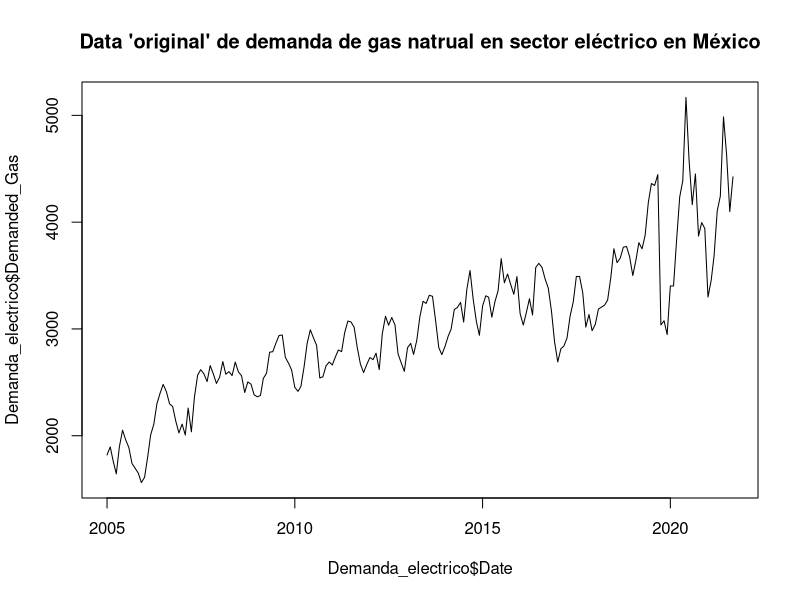
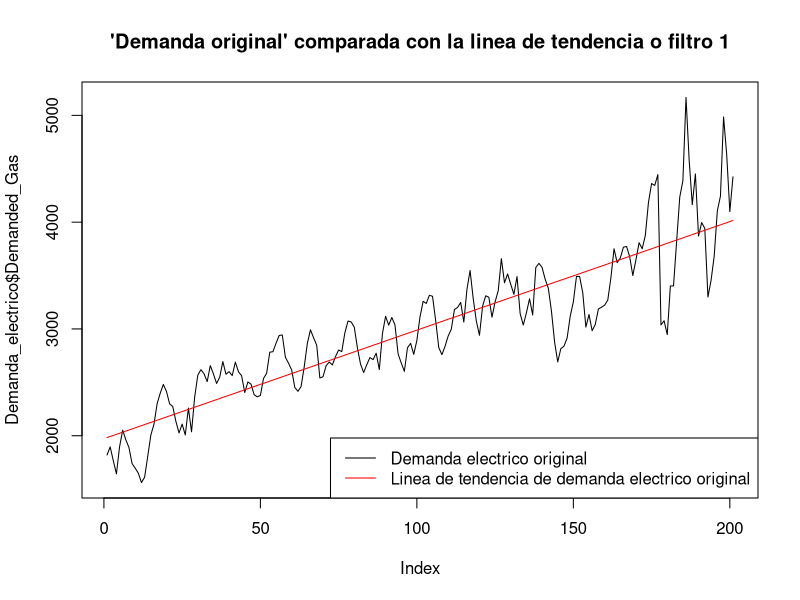
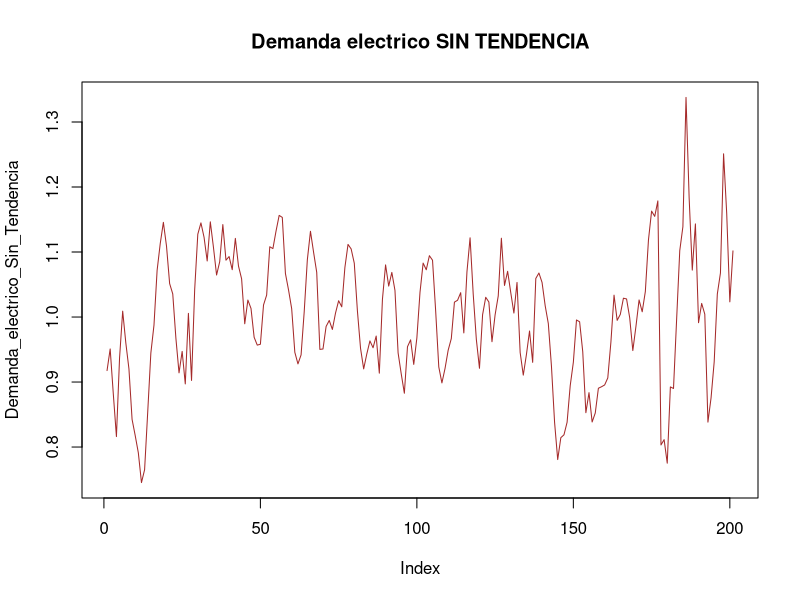
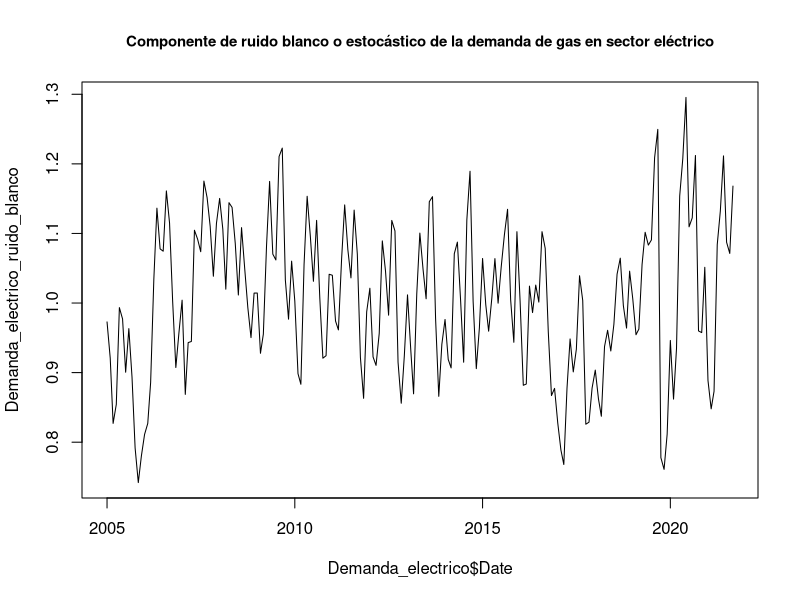
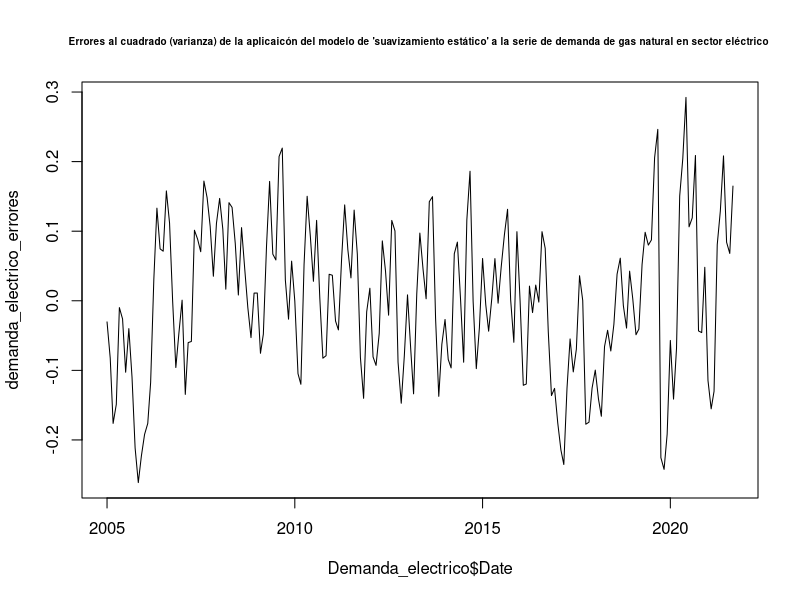

Write the R code that produced these figures, in order. (Note: this script raises an error after producing the figures.)
## ---- chunk 1
knitr::opts_chunk$set(echo = TRUE)
## ---- chunk 2
install.packages("readxl")

library("readxl")
## ---- chunk 3

Demanda_electrico <-read_excel("Demanda_electrico_2022_full1_pp.xlsx")
## ---- chunk 4
head(Demanda_electrico)
summary(Demanda_electrico)
typeof(Demanda_electrico)
dim(Demanda_electrico)
## ---- chunk 5
plot(Demanda_electrico$Date, Demanda_electrico$Demanded_Gas, type = "l", main="Data 'original' de demanda de gas natrual en sector eléctrico en México")
## ---- chunk 6

Electrico_Demanded_gas_line<-lm(Demanded_Gas~Date, data=Demanda_electrico)

Electrico_Demanded_gas_line


## ---- chunk 7
Electrico_Demanded_gas_line_aplicada <- predict(Electrico_Demanded_gas_line, newdata = data.frame(Date = Demanda_electrico$Date))

head(Electrico_Demanded_gas_line_aplicada)

## ---- chunk 8

plot(Demanda_electrico$Demanded_Gas, type = "l", main = "'Demanda original' comparada con la linea de tendencia o filtro 1")

lines(Electrico_Demanded_gas_line_aplicada, col = "red")


legend("bottomright", legend = c("Demanda electrico original", "Linea de tendencia de demanda electrico original"), 
       col = c("black", "red"), lty = 1)


## ---- chunk 9
Demanda_electrico_Sin_Tendencia<-Demanda_electrico$Demanded_Gas/Electrico_Demanded_gas_line_aplicada

plot(Demanda_electrico_Sin_Tendencia, type="l", main="Demanda electrico SIN TENDENCIA", col='brown')
head(Demanda_electrico_Sin_Tendencia)
## ---- chunk 10
# Generate indices for T1, T2, T3, and T4
# Define the indices for each subset
T1_indices <- c(seq(1, 3), seq(13, 15), seq(25, 27), seq(37, 39), seq(49, 51), seq(61, 63), seq(73, 75), seq(85, 87), seq(97, 99), seq(109, 111), seq(121, 123), seq(133, 135), seq(145, 147), seq(157, 159), seq(169, 171), seq(181, 183), seq(193, 195))


T2_indices <- c(seq(4, 6), seq(16, 18), seq(28, 30), seq(40, 42), seq(52, 54), seq(64, 66), seq(76, 78), seq(88, 90), seq(100, 102), seq(112, 114), seq(124, 126), seq(136, 138), seq(148, 150), seq(160, 162), seq(172, 174), seq(184, 186), seq(196, 198))

T3_indices <- c(seq(7, 9), seq(19, 21), seq(31, 33), seq(43, 45), seq(55, 57), seq(67, 69), seq(79, 81), seq(91, 93), seq(103, 105), seq(115, 117), seq(127, 129), seq(139, 141), seq(151, 153), seq(163, 165), seq(175, 177), seq(187, 189), seq(199, 201))

T4_indices <- c(seq(10, 12), seq(22, 24), seq(34, 36), seq(46, 48), seq(58, 60), seq(70, 72), seq(82, 84), seq(94, 96), seq(106, 108), seq(118, 120), seq(130, 132), seq(142, 144), seq(154, 156), seq(166, 168), seq(178, 180), seq(190, 192), seq(202, 204))


# Create the subsets
T1 <- Demanda_electrico_Sin_Tendencia[T1_indices]
head(T1)
T2 <- Demanda_electrico_Sin_Tendencia[T2_indices]
head(T2)
T3 <- Demanda_electrico_Sin_Tendencia[T3_indices]
head(T3)
T4 <- Demanda_electrico_Sin_Tendencia[T4_indices]
head(T4)



## ---- chunk 11

FE1_electrico<-mean(T1)/mean(Demanda_electrico_Sin_Tendencia)
FE1_electrico

FE2_electrico<-mean(T2)/mean(Demanda_electrico_Sin_Tendencia)
FE2_electrico

FE3_electrico<-mean(T3)/mean(Demanda_electrico_Sin_Tendencia)
FE3_electrico

FE4_electrico<-mean(T4, na.rm = TRUE)/mean(Demanda_electrico_Sin_Tendencia)
FE4_electrico
## ---- chunk 12
FE1_electrico
## ---- chunk 13
FE4_electrico
## ---- chunk 14
FE2_electrico
## ---- chunk 15
FE3_electrico
FE4_electrico
## ---- chunk 16

Demanda_electrico_ruido_blanco<-Demanda_electrico_Sin_Tendencia/c(FE1_electrico, FE2_electrico, FE3_electrico, FE4_electrico)

head(Demanda_electrico_ruido_blanco)


plot(Demanda_electrico$Date, Demanda_electrico_ruido_blanco, type="l", 
     main="Componente de ruido blanco o estocástico de la demanda de gas en sector eléctrico",
     cex.main=0.9)

## ---- chunk 17

## Se calculan los errores como Errores= Componente estocástico o ruido blanco - Media del componente estocástico o ruido blanco
demanda_electrico_errores <-Demanda_electrico_ruido_blanco-mean(Demanda_electrico_ruido_blanco)

plot(Demanda_electrico$Date, demanda_electrico_errores, type="l", main="Errores al cuadrado (varianza) de la aplicaicón del modelo de 'suavizamiento estático' a la serie de demanda de gas natural en sector eléctrico ", cex.main=0.6)

## ---- chunk 18


mean(demanda_electrico_errores)
## ---- chunk 19
## Se calcula la varianza
var(demanda_electrico_errores)

## Se calcula la desviación estandar 
sd_est_demanda_electrico
## ---- chunk 20
hist(demanda_electrico_errores, breaks = 20, col = "lightblue", main = "Frequency Distribution of demanda_electrico_errores", xlab = "Values", ylab = "Frequency")

## ---- chunk 21

Demanda_electrico_completa <-read_excel("Demanda_electrico_2022_full1.xlsx")
head(Demanda_electrico_completa)
tail(Demanda_electrico_completa)
## ---- chunk 22

Demanda_electrico_pronostico<-c(Demanda_electrico_ruido_blanco, rep(mean(Demanda_electrico_ruido_blanco), 12))

plot(Demanda_electrico_completa$Date,Demanda_electrico_pronostico, type="l", main = "Estimación puntual de demanda de gas natrual para los siguientes 12 meses (sin componentes de estacionalidad ni tendencia) con el método de 'suavizamiento estático' ", cex.main=0.5)

## ---- chunk 23
mean(Demanda_electrico_ruido_blanco)
## ---- chunk 24
LI_demanda_electrico<-Demanda_electrico_pronostico[202:213]-2*sd_est_demanda_electrico*c(1:12)^.5
LS_demanda_electrico<-Demanda_electrico_pronostico[202:213]+2*sd_est_demanda_electrico*c(1:12)^.5

## Tambien se debe "crear la linea para nuestros limites" teniendo NA en los valores de datos historicos, así como los 12 valores de limites previamente calculados

LI_demanda_electrico_lineaA<-c(rep(NA, times=201), LI_demanda_electrico)
head(LI_demanda_electrico_lineaA)
tail(LI_demanda_electrico_lineaA)

LS_demanda_electrico_lineaA<-c(rep(NA, times=201), LS_demanda_electrico)
head(LS_demanda_electrico_lineaA)
tail(LS_demanda_electrico_lineaA)

## ---- chunk 25


plot(Demanda_electrico_completa$Date,Demanda_electrico_pronostico, type="l", main = "Estimación puntual e intervalos de confianza sin tendencia para Demanda gas natural en sector eléctrico MEX con el método de 'suavizamiento estático' ", cex.main=0.6, ylim=c(0.2,1.7))


#lines(Demanda_electrico_pronostico, col="Red")
lines(Demanda_electrico_completa$Date, LI_demanda_electrico_lineaA, col="Purple")
lines(Demanda_electrico_completa$Date, LS_demanda_electrico_lineaA, col="Purple")
## ---- chunk 26

# Devolver estacionalidada

Demanda_electrico_pronostico_cest<-Demanda_electrico_pronostico*c(FE1_electrico, FE2_electrico,FE3_electrico, FE4_electrico)
head(Demanda_electrico_pronostico_cest)
tail(Demanda_electrico_pronostico_cest)


LI_demanda_electrico_cest<-LI_demanda_electrico_lineaA*c(FE1_electrico, FE2_electrico,FE3_electrico, FE4_electrico)
head(LI_demanda_electrico_cest)
tail(LI_demanda_electrico_cest)




LS_demanda_electrico_cest<-LS_demanda_electrico_lineaA*c(FE1_electrico, FE2_electrico,FE3_electrico, FE4_electrico)
head(LS_demanda_electrico_cest)
tail(LS_demanda_electrico_cest)


plot(Demanda_electrico_completa$Date, Demanda_electrico_pronostico_cest, type="l", main="Demanda electrico estimaciones puntuales ajustada con componente de estacionalidad (con método estático) ", cex.main= 0.75)
lines(LI_demanda_electrico_cest, col="violet")
lines(LS_demanda_electrico_cest, col="violet")
## ---- chunk 27
# Repeat seasonal factors
n <- length(Demanda_electrico_pronostico)
repeated_FE <- rep(c(FE1_electrico, FE2_electrico, FE3_electrico, FE4_electrico), length.out = n)

# Compute components with seasonal factor
Demanda_electrico_pronostico_cest <- Demanda_electrico_pronostico * repeated_FE
LI_demanda_electrico_cest <- LI_demanda_electrico_lineaA * repeated_FE
tail(LI_demanda_electrico_cest)

LS_demanda_electrico_cest <- LS_demanda_electrico_lineaA * repeated_FE
tail(LS_demanda_electrico_cest)



# Plot with confidence intervals
plot(Demanda_electrico_pronostico_cest, 
     type="l", main="Demanda electrico estimación puntual e intervalos de confianza ajustada con componente de estacionalidad (con método estático)", 
     cex.main=0.65, ylim=c(0.4,1.8))
lines(LI_demanda_electrico_cest, col="violet")
lines(LS_demanda_electrico_cest, col="violet")

## ---- chunk 28
# create a new data set with 12 additional months
extended_dates_electrico <- seq(as.Date("2005-01-01"), as.Date("2022-09-01"), by = "month")

# create a data frame with 225 rows
extended_demanda_electrico <- data.frame(Date = extended_dates_electrico, 
                                         Demanded_Gas = rep(NA, length(extended_dates_electrico)))

# assign values to a subset of Demanded_Gas that corresponds to the length of Demanda_electrico$Demanded_Gas
extended_demanda_electrico$Demanded_Gas[1:length(Demanda_electrico$Demanded_Gas)] <- Demanda_electrico$Demanded_Gas


extended_demanda_electrico$Date <- as.POSIXct(as.character(extended_demanda_electrico$Date), format = "%Y-%m-%d")

head(extended_demanda_electrico)
tail(extended_demanda_electrico)


## ---- chunk 29
Electrico_Demanded_gas_line_aplicada2 <- predict(Electrico_Demanded_gas_line, newdata = data.frame(Date = extended_demanda_electrico$Date))

head(Electrico_Demanded_gas_line_aplicada2)
tail(Electrico_Demanded_gas_line_aplicada2)
## ---- chunk 30



Demanda_electrico_pronostico_ajustado<-Demanda_electrico_pronostico_cest*Electrico_Demanded_gas_line_aplicada2

LI_demanda_electrico_ajustado<-LI_demanda_electrico_cest*Electrico_Demanded_gas_line_aplicada2
LS_demanda_electrico_ajustado<-LS_demanda_electrico_cest*Electrico_Demanded_gas_line_aplicada2


plot(Demanda_electrico_completa$Date, Demanda_electrico_pronostico_ajustado, type="l", ylim=c(0, max(LS_demanda_electrico_ajustado, na.rm = TRUE)),  main="Demanda electrico estimación puntual e intervalos de condianza  ajustada con componentes de estacionalidad y de trend (con método estático) vs Demanda real", 
     cex.main=0.5, col="blue")
lines(Demanda_electrico_completa$Date,LI_demanda_electrico_ajustado, col="violet")
lines(Demanda_electrico_completa$Date, LS_demanda_electrico_ajustado, col="violet")
lines(Demanda_electrico_completa$Date, Demanda_electrico_completa$Demanded_Gas, col="black")


legend("bottomright", legend = c("Demanda electrico original", "Pronóstico calculado con método estático"), 
       col = c("black", "blue"), lty = 1)

## ---- chunk 31
# Create a data frame with the predicted values and intervals
df_demanda_electrico_pronostico <- data.frame(Demanded_Gas_original = c(Demanda_electrico_completa$Demanded_Gas), 
                                              Demanda_electrico_pronostico_ajustado = Demanda_electrico_pronostico_ajustado, 
                                              LI_demanda_electrico_ajustado = LI_demanda_electrico_ajustado, 
                                              LS_demanda_electrico_ajustado = LS_demanda_electrico_ajustado)

# View the resulting data frame
View(df_demanda_electrico_pronostico)

tail(df_demanda_electrico_pronostico)

## ---- chunk 32

##Primero formemos un vector con los valores reales 
Demanda_electrico_completa_reales12 <- Demanda_electrico_completa$Demanded_Gas[202:213]
Demanda_electrico_completa_reales12

## Despues formemos un vector con únicamente los valores pronósticados 
Demanda_electrico_E_forecast12 <- Demanda_electrico_pronostico_ajustado[202:213]
Demanda_electrico_E_forecast12

##Calculemos el MAPE entre estos dos vectores 

# First, calculate the absolute percentage error (APE) for each element in the vectors
APE_electrico_estatico <- abs((Demanda_electrico_completa_reales12 - Demanda_electrico_E_forecast12) / Demanda_electrico_completa_reales12)

# Calculate the mean APE across all elements in the vectors
MAPE_electrico_estatico <- mean(APE_electrico_estatico) * 100

# Print the MAPE value
cat("El error tipo MAPE  para el forecast calculado con el método de 'suavizamiento estático'de la serie de demanda de gas natural en el sector eléctrico es:", MAPE_electrico_estatico, "%")


## ---- chunk 33
Demanda_electrico_ts <-ts(Demanda_electrico$Demanded_Gas, frequency =12, start =c(2005,1))
head(Demanda_electrico_ts)
tail(Demanda_electrico_ts)
## ---- chunk 34
plot(Demanda_electrico_ts, main="Demanda electrico train data en tipo time series (Valores de Enero de 2005 a Agosto de 2021)", cex.main=0.8)
## ---- chunk 35
Demanda_electrico_ts_hw1 <-HoltWinters(Demanda_electrico_ts, seasonal = 'multiplicative')
Demanda_electrico_ts_hw1
## ---- chunk 36
Demanda_electrico_ts_hw1$alpha
## ---- chunk 37
Demanda_electrico_ts_hw1$beta
## ---- chunk 38
Demanda_electrico_ts_hw1$gamma
## ---- chunk 39
plot(Demanda_electrico_ts_hw1, main="Aplicaicón del método de Holt Winters a Demanda electrico train data")
## ---- chunk 40
# Install the forecast package
install.packages("forecast")

# Load the forecast package
library(forecast)
## ---- chunk 41
Demanda_electrico_ts_hw1_fc <- forecast(Demanda_electrico_ts_hw1, h=12, level=0.95)
Demanda_electrico_ts_hw1_fc
## ---- chunk 42
plot(Demanda_electrico_ts_hw1_fc, main="Forecast de Demanda_electrico usando el Método de Holt Winters")
## ---- chunk 43
Demanda_electrico_ts_hw1$SSE
## ---- chunk 44


## Formemos un vector con únicamente los valores pronósticados 
Demanda_electrico_HW_forecast12 <- Demanda_electrico_ts_hw1_fc$mean
Demanda_electrico_HW_forecast12



## ---- chunk 45

##Calculemos el MAPE entre estos dos vectores 

# First, calculate the absolute percentage error (APE) for each element in the vectors
APE_electrico_HW <- abs((Demanda_electrico_completa_reales12 - Demanda_electrico_HW_forecast12) / Demanda_electrico_completa_reales12)

# Calculate the mean APE across all elements in the vectors
MAPE_electrico_HW <- mean(APE_electrico_HW) * 100

# Print the MAPE value
cat("MAPE error para el forecast calculado con el método de 'HoltWinters'es:", MAPE_electrico_HW, "%")
## ---- chunk 46
Demanda_electrico_ts_hw1$SSE
## ---- chunk 47
sse_Demanda_electrico_hw <- ((Demanda_electrico_ts_hw1$SSE)/(length(Demanda_electrico_ts)))^0.5
sse_Demanda_electrico_hw
## ---- chunk 48
SSE_demanda_electrico_E <- sum(demanda_electrico_errores^2)
SSE_demanda_electrico_E
## ---- chunk 49
cat("MAPE error para el forecast calculado con el método de 'suavizamiento estático'es:", MAPE_electrico_estatico, "%")

  
cat("MAPE error para el forecast calculado con el método de 'HoltWinters'es:", MAPE_electrico_HW, "%")
## ---- chunk 50
LI_demanda_electrico_ajustado[202:213]

LS_demanda_electrico_ajustado[202:213]

intervalos_metodo_E<- data.frame(LI_demanda_electrico_ajustado =LI_demanda_electrico_ajustado[202:213], LS_demanda_electrico_ajustado= LS_demanda_electrico_ajustado[202:213])

intervalos_metodo_E

## ---- chunk 51
Demanda_electrico_ts_hw1_fc
